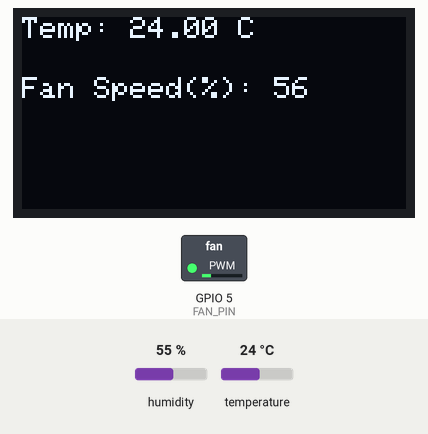
Recording of a sketch running on a simulated ESP32. On the bench: 128×64 one-colour display, switched loads named in the sketch (green lamp = pin HIGH). The test bench sets the inputs (shaded band); at power-on: temperature 24 °C, humidity 55 %. What the sketch prints to the serial monitor is not drawn.

Above: at 2.9 s.
3.0 s: temperature set to 17 °C
At 5.0 s:
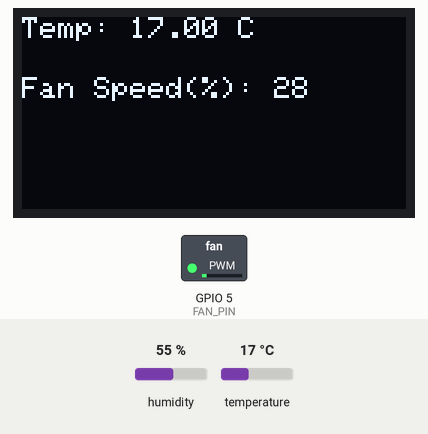
5.8 s: temperature set to 14 °C
At 6.9 s:
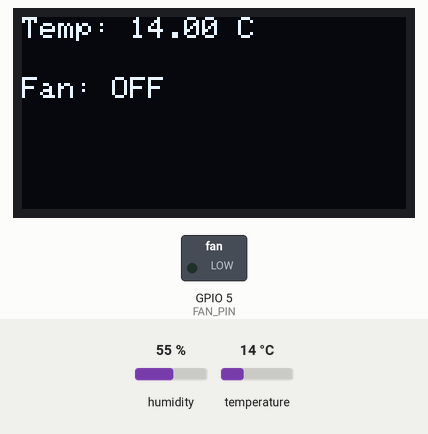
8.6 s: temperature set to 28 °C
At 11.8 s:
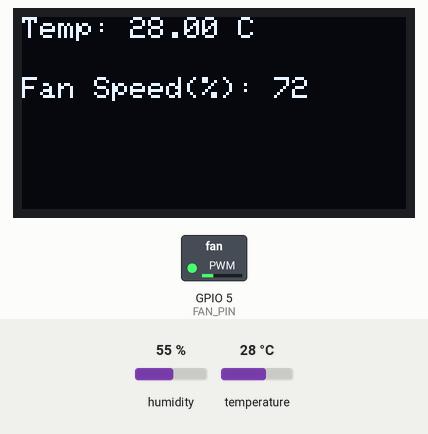
Timing chart, 0 to 13.3 s (numbered marks = the images above; inputs shaded):
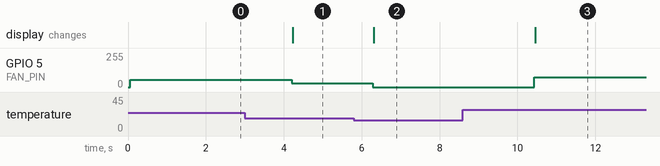

Measured:
- the behaviour switches between 16 and 15 °C on temperature (found by bisection; images 1 and 2)
- after the input at 3.0 s, GPIO 5 (FAN_PIN): 56/255 → 28/255 after 1.2 s; the display: changes after 1.2 s (image 1)
- after the input at 5.8 s, GPIO 5 (FAN_PIN): 28/255 → 0/255 after 0.48 s; the display: changes after 0.50 s (image 2)
- after the input at 8.6 s, GPIO 5 (FAN_PIN): 0/255 → 72/255 after 1.8 s; the display: changes after 1.9 s (image 3)

The sketch:

temperature_based_automatic_fanspeed_system.ino
```cpp
#include <DHT.h>
#include <Adafruit_SSD1306.h>
#include <Adafruit_GFX.h>
#include <Wire.h>

#define DHTPIN 4
#define DHTTYPE DHT11   // or DHT22
DHT dht(DHTPIN, DHTTYPE);

// OLED settings
#define SCREEN_WIDTH 128
#define SCREEN_HEIGHT 64
Adafruit_SSD1306 display(SCREEN_WIDTH, SCREEN_HEIGHT, &Wire, -1);

// PWM settings for ESP32
#define FAN_PIN 5
#define FAN_PWM_CHANNEL 0
#define FAN_FREQ 25000
#define FAN_RES 8  // 0–255

int fanSpeed = 0;

void setup() {
  Serial.begin(115200);

  dht.begin();

  // OLED init
  if (!display.begin(SSD1306_SWITCHCAPVCC, 0x3C)) {
    Serial.println("OLED not found!");
    while (1);
  }


  display.clearDisplay();


  // Initialize PWM on ESP32
  ledcSetup(FAN_PWM_CHANNEL, FAN_FREQ, FAN_RES);
  ledcAttachPin(FAN_PIN, FAN_PWM_CHANNEL);

  Serial.println("System Ready!");
}

void loop() {
  float temp = dht.readTemperature();

  if (isnan(temp)) {
    Serial.println("Sensor Error!");
    return;
  }

  // FAN LOGIC
  if (temp <= 15) {
    fanSpeed = 0;
  } else {
    fanSpeed = map(temp, 15, 35, 20, 100);
    fanSpeed = constrain(fanSpeed, 0, 255);
  }

  // Apply PWM
  ledcWrite(FAN_PWM_CHANNEL, fanSpeed);

  // Debug
  Serial.print("Temp: ");
  Serial.print(temp);
  Serial.print(" °C | Fan Speed: ");
  Serial.println(fanSpeed);

  // OLED Display
  display.clearDisplay();
  display.setTextSize(1);
  display.setTextColor(SSD1306_WHITE);
  display.setCursor(0, 0);

  display.print("Temp: ");
  display.print(temp);
  display.println(" C");

  display.setCursor(0, 20);
  if (fanSpeed == 0) {
    display.println("Fan: OFF");
  } else {
    display.print("Fan Speed(%): ");
    display.println(fanSpeed);
    // display.print("%");
  }

  display.display();

  delay(1000);
}
```
